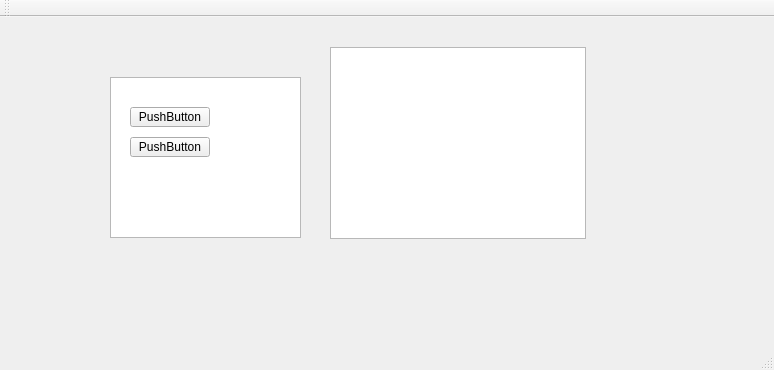
<?xml version="1.0" encoding="UTF-8"?>
<ui version="4.0">
 <class>MainWindow</class>
 <widget class="QMainWindow" name="MainWindow">
  <property name="geometry">
   <rect>
    <x>0</x>
    <y>0</y>
    <width>774</width>
    <height>370</height>
   </rect>
  </property>
  <property name="windowTitle">
   <string>MainWindow</string>
  </property>
  <widget class="QWidget" name="centralWidget">
   <widget class="QTableWidget" name="tableWidget">
    <property name="geometry">
     <rect>
      <x>110</x>
      <y>60</y>
      <width>191</width>
      <height>161</height>
     </rect>
    </property>
   </widget>
   <widget class="QPushButton" name="pushButton">
    <property name="geometry">
     <rect>
      <x>130</x>
      <y>90</y>
      <width>80</width>
      <height>20</height>
     </rect>
    </property>
    <property name="text">
     <string>PushButton</string>
    </property>
   </widget>
   <widget class="QPushButton" name="pushButton_2">
    <property name="geometry">
     <rect>
      <x>130</x>
      <y>120</y>
      <width>80</width>
      <height>20</height>
     </rect>
    </property>
    <property name="text">
     <string>PushButton</string>
    </property>
   </widget>
   <widget class="QTreeView" name="treeView">
    <property name="geometry">
     <rect>
      <x>330</x>
      <y>30</y>
      <width>256</width>
      <height>192</height>
     </rect>
    </property>
   </widget>
  </widget>
  <widget class="QMenuBar" name="menuBar">
   <property name="geometry">
    <rect>
     <x>0</x>
     <y>0</y>
     <width>774</width>
     <height>22</height>
    </rect>
   </property>
  </widget>
  <widget class="QToolBar" name="mainToolBar">
   <attribute name="toolBarArea">
    <enum>TopToolBarArea</enum>
   </attribute>
   <attribute name="toolBarBreak">
    <bool>false</bool>
   </attribute>
  </widget>
  <widget class="QStatusBar" name="statusBar"/>
 </widget>
 <layoutdefault spacing="6" margin="11"/>
 <resources/>
 <connections/>
</ui>
